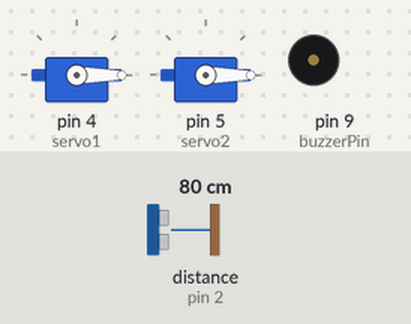
The sketch below on a simulated Arduino Uno, built with avr-gcc and run on an emulated ATmega328P. Parts: 2 × servo, buzzer (waves = sounding). Wiring (inferred from the names in the program): ultrasonic range finder: trigger pin 3; echo pin 2. The test bench sets the inputs (shaded band); at power-on: distance to the obstacle (sensor on pin 2) 80 cm. The echo pulse lasts 58.3 µs per cm.

Above: at 1.8 s.
1.9 s: distance to the obstacle (sensor on pin 2) set to 2 cm
At 2.8 s:
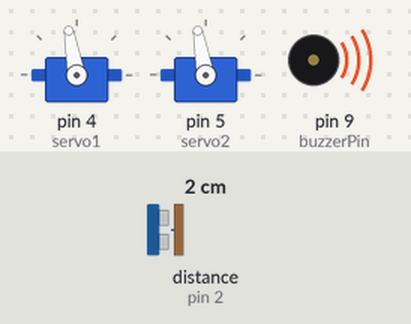
5.5 s: distance to the obstacle (sensor on pin 2) set to 18 cm
At 6.6 s:
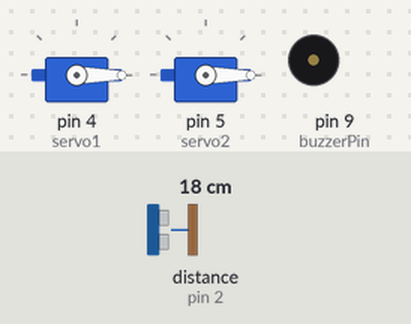
7.5 s: distance to the obstacle (sensor on pin 2) set to 4 cm
At 8.3 s:
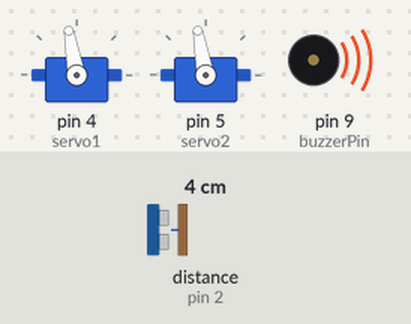
11.6 s: distance to the obstacle (sensor on pin 2) set to 35 cm
At 12.7 s:
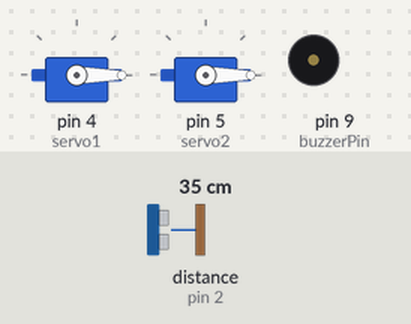
Timing chart, 0 to 14.5 s (numbered marks = the images above; inputs shaded):
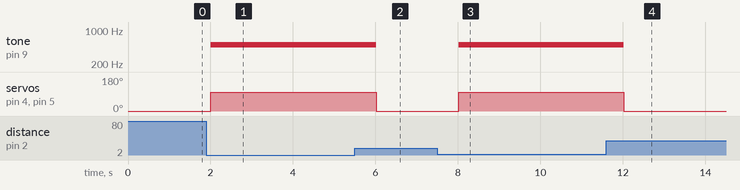

The sketch:

Final_Project.ino
```cpp
/*This is the sketch for the Final Project of CS 207
 * Named "AUTOMATIC HAND SANITIZER DOSPENSER"
 * DATE: APRIL 10,2021
 */


#include<Servo.h> // Adding Servo library
Servo servo1;
Servo servo2;
int echoPin =2; // Adding pin for Ultrasonic Sensor
int trigPin =3;
int buzzerPin =9;
double Time;
double Distance;


void setup()
{
  Serial.begin(9600); //Serial baud

  pinMode(echoPin,INPUT); //Setting digital pin for Ultrasoniic sensor as input
  pinMode(trigPin,OUTPUT); //Setting digital pin for Ultrasoniic sensor as output
  pinMode(buzzerPin,OUTPUT); //Setting digital pin for buzzer as output
  servo1.attach(4);  // Attatching pin for motor
  servo2.attach(5);
  servo1.write(0);  //Setting motor to initial position
  servo2.write(0);

  }

  void loop()
  {
    digitalWrite(trigPin,LOW); // disable the pin for sensor
    delayMicroseconds(1);
    digitalWrite(trigPin,HIGH); // ensable the pin for sensor
    delayMicroseconds(15);
    digitalWrite(trigPin,LOW);
    Time= pulseIn(echoPin,HIGH);
    Distance=(Time/2)/29.1; // the measured distance

     if(Distance<=15)
     {
      tone(buzzerPin,500);// buzzer will make sound in 500 Hz
      servo1.write(100); // turn servo motor to 100-degree
      servo2.write(100);
      delay(1000);
      servo1.write(0);
      servo2.write(0);
      }


      else
      {
        servo1.write(0);
        servo2.write(0);
        noTone(buzzerPin);
        delay(1000);
        }

    }
```

Measured:
- after the input at 1.9 s, tone on pin 9 (buzzerPin): silent → 500 Hz after 0.11 s; servo on pin 4 (servo1), servo on pin 5 (servo2): 0° → 100° after 0.11 s
- after the input at 5.5 s, tone on pin 9 (buzzerPin): 500 Hz → silent after 0.52 s; servo on pin 4 (servo1), servo on pin 5 (servo2): 100° → 0° after 0.51 s
- after the input at 7.5 s, tone on pin 9 (buzzerPin): silent → 500 Hz after 0.52 s; servo on pin 4 (servo1), servo on pin 5 (servo2): 0° → 100° after 0.52 s
- after the input at 11.6 s, tone on pin 9 (buzzerPin): 500 Hz → silent after 0.43 s; servo on pin 4 (servo1), servo on pin 5 (servo2): 100° → 0° after 0.42 s
